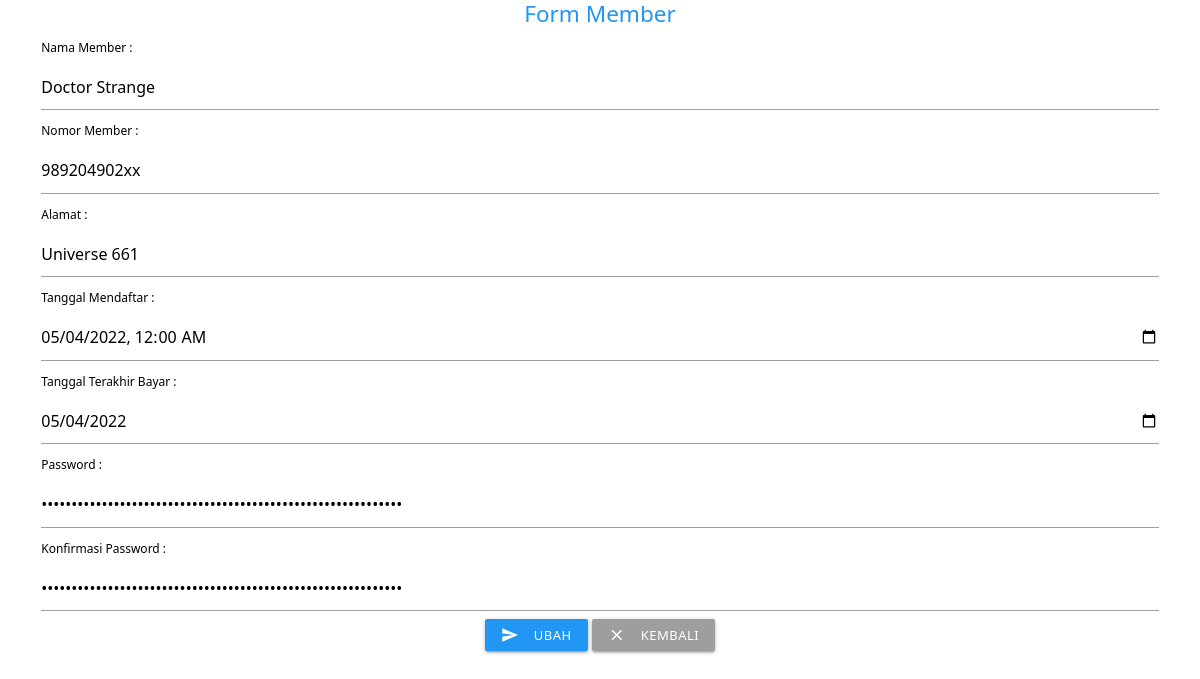
The app's page /FormMember.php?id_member=2 (signed in) with its own data.
### tables this page shows
CREATE TABLE member (
    id_member INT NOT NULL PRIMARY KEY AUTO_INCREMENT,
    nama_member VARCHAR(250) NOT NULL,
    nomor_member VARCHAR(15) NOT NULL,
    alamat TEXT(500) NOT NULL,
    tgl_mendaftar DATETIME NOT NULL,
    tgl_terakhir_bayar DATE NOT NULL  
);

### Model.php (called while the page is built, shortened)
<?php
require("Koneksi.php");
function getData($tabel)
{
    global $koneksi;
    $result = mysqli_query($koneksi, "SELECT * FROM $tabel");
    $rows = [];
    while ($row = mysqli_fetch_assoc($result)) {
        $rows[] = $row;
    }
    return $rows;
}

### FormMember.php (the view, shortened to what this page needs)
<?php
require("Model.php");
require("Style.php");
$id_member = !empty($_GET['id_member']) ? $_GET['id_member'] : '';
?>
<!DOCTYPE html>
<html lang="en">
<head>
</head>
<body>
    <?php if (!empty($id_member)) : ?>
        <?php $member = getData("member WHERE id_member = $id_member")[0]; ?>
        <section class="container blue-text">
            <h4 class="center">Form Member</h4>
            <form action="" method="post">
                <label class="black-text" for="nama_member">Nama Member : </label>
                <input type="text" name="nama_member" id="nama_member" required value="<?= $member["nama_member"] ?>">
                <label class="black-text" for="nomor_member">Nomor Member : </label>
                <input type="text" name="nomor_member" id="nomor_member" required value="<?= $member["nomor_member"] ?>">
                <label class="black-text" for="alamat">Alamat : </label>
                <input type="text" name="alamat" id="alamat" required value="<?= $member["alamat"] ?>">
                <label class="black-text" for="tgl_mendaftar">Tanggal Mendaftar : </label>
                <input type="datetime-local" name="tgl_mendaftar" id="tgl_mendaftar" required value="<?= $member["tgl_mendaftar"] ?>">
                <label class="black-text" for="tgl_terakhir_bayar">Tanggal Terakhir Bayar : </label>
                <input type="date" name="tgl_terakhir_bayar" id="tgl_terakhir_bayar" required value="<?= $member["tgl_terakhir_bayar"] ?>">
                <label class="black-text" for="password">Password : </label>
                <input type="password" name="password" id="password" required value="<?= $member["password"] ?>">
                <label class="black-text" for="password">Konfirmasi Password : </label>
                <input type="password" name="password2" id="password2" required value="<?= $member["password"] ?>">
                <div class="center">
                    <button class="waves-effect waves-light blue btn-small" type="submit" name="ubah"><i class="material-icons left">send</i>Ubah</button>
                    <a href="Member.php" class="waves-effect waves-light grey btn-small"><i class="material-icons left">close</i>Kembali</a>
                </div>
            </form>
        </section>
    <?php endif; ?>
</body>
</html>

### records on screen
member: nama_member "Doctor Strange", nomor_member "989204902xx", alamat "Universe 661", tgl_mendaftar "05/04/2022 00:00", tgl_terakhir_bayar "05/04/2022"
